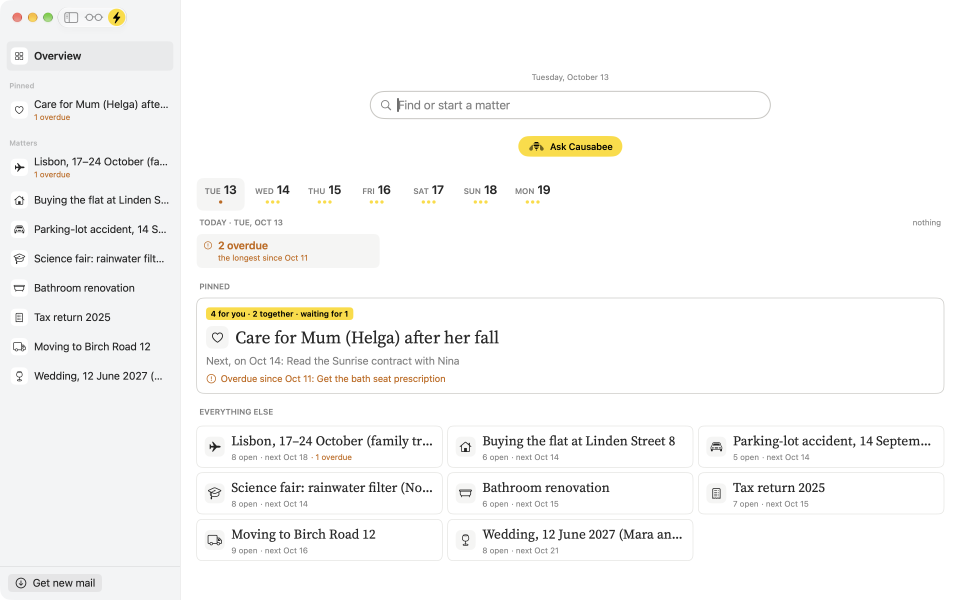
#> input picture scripts/shots/intro-1.png, 2880 x 1800 px (shown at 1/3 size); its folder holds 4 pictures in this run
$ python site-assets.py shots/intro-1.png
#> lines starting #> are read from the running program, lines starting #| are printed output that depends on the picture
#!/usr/bin/env python3
"""Makes the website's images, icon and font from the app's own resources.

    python3 scripts/site-assets.py

Reads the intro screenshots at their full Retina size (scripts/shots, from scripts/intro-shots.sh)
and App/Resources (the icon's layers, Source Serif 4), and writes site/assets. Run it again when the
intro screenshots change. The picture a shared link shows,
site/assets/og.png, is made in Figma and left alone here. Needs Pillow, fontTools with
brotli, and rsvg-convert (brew install librsvg).
"""
import pathlib
import shutil
import subprocess

from PIL import Image

try:
    from fontTools import subset
except ImportError:  # only the font needs it; `--pictures` does without
    subset = None

ROOT = pathlib.Path(__file__).resolve().parent.parent
SHOTS = ROOT / "scripts/shots"
OUT = ROOT / "site/assets"
IMG = OUT / "img"

# The screenshots are 2880 × 1800: a 1440-point window at 2x, every pixel kept, so the website's
# pictures are as sharp as the app on a Retina screen. Each crop is (left, top, right, bottom); the
# animations in site/index.html measure the same parts in the older 1800-wide pixels (× 1.6 here).
# Since Beta 57 the parts are pills, a little taller than the tabs were: 4 lower again, and the
# care page's 16.
# Since Beta 53 the matter's name stands 36 points lower at rest, and with it the page: the crops
# of a page at its top are 36 lower than they were.
# The matter's column is the window's second, from 542 to 1986 of 2880; the assistant's the third.
CROPS = {
    "matter-phone": ("intro-2", (568, 0, 1960, 1547)),
    "tasks": ("intro-3", (544, 500, 1984, 1340)),
    "calendar": ("intro-3", (552, 1256, 1560, 1840)),
    "files": ("intro-4", (544, 140, 1984, 820)),
    "sources": ("intro-5", (544, 1120, 1984, 1816)),
    # From under the day and the ×, which a crop cut through, to under the answer's own line of tools.
    "assistant": ("intro-5", (1990, 100, 2878, 1070)),
}
FULL = {"overview": "intro-1", "matter": "intro-2", "care": "intro-5"}
# A crop that starts right under the matter's pinned bar still catches its lower edge — a grey strip
# with the tabs' bottoms. Those rows are painted in the page's own colour, taken from just below them;
# the crop itself stays, because the animation over the picture is measured from its top.
CLEAR_TOP = {"files": 56}

# The icon as Icon Composer draws it: the bee's stripes and wings over the yellow, the wings
# half see-through. The layers are App/Resources/BeeStripesWings.icon/Assets, moved up 30 points.
BARS = [(1525, 0, 1151), (1241, 436, 1719), (1241, 872, 1719), (1436, 1308, 1329), (1729.5, 1744, 742), (1925.5, 2180, 350)]
WINGS = [
    "M840.879 830.165C919.099 742.266 1064.5 797.594 1064.5 915.257V1953.13C1064.83 1960.84 1065 1968.59 1065 1976.37C1065 1984.16 1064.83 1991.9 1064.5 1999.61V2052.87L1059.83 2050.87C1023.6 2309.69 801.309 2508.87 532.5 2508.87C238.408 2508.87 0 2270.46 0 1976.37C0 1829.33 59.598 1696.21 155.956 1599.85L840.879 830.165Z",
    "M3360.12 830.165C3281.9 742.267 3136.5 797.594 3136.5 915.257V1953.13C3136.17 1960.84 3136 1968.59 3136 1976.37C3136 1984.16 3136.17 1991.9 3136.5 1999.61V2052.87L3141.17 2050.87C3177.4 2309.69 3399.69 2508.87 3668.5 2508.87C3962.59 2508.87 4201 2270.46 4201 1976.37C4201 1829.33 4141.4 1696.21 4045.04 1599.85L3360.12 830.165Z",
]


def webp(image, name):
    image.save(IMG / f"{name}.webp", "WEBP", quality=88, method=6)


def screenshots():
    IMG.mkdir(parents=True, exist_ok=True)
    for name, source in FULL.items():
        image = Image.open(SHOTS / f"{source}.png").convert("RGB")
        webp(image, f"{name}-2880")
        webp(image.resize((1440, 900), Image.LANCZOS), f"{name}-1440")
#> call 2 of webp, with name = 'overview-1440'
#> in webp (call 2), `image.save(IMG / f"{name}.webp", "WEBP", quality=88, method=6)`:
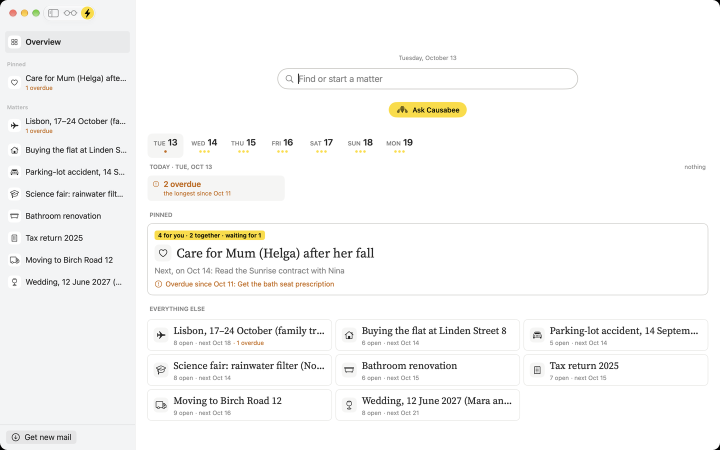
#> saved as overview-1440.webp: PIL image 1440x900 RGB (shown at 1/2 size); mean R, G, B 247.7, 247.5, 246.5
#> pass 2 of the loop in screenshots, `for name, source in FULL.items():`:
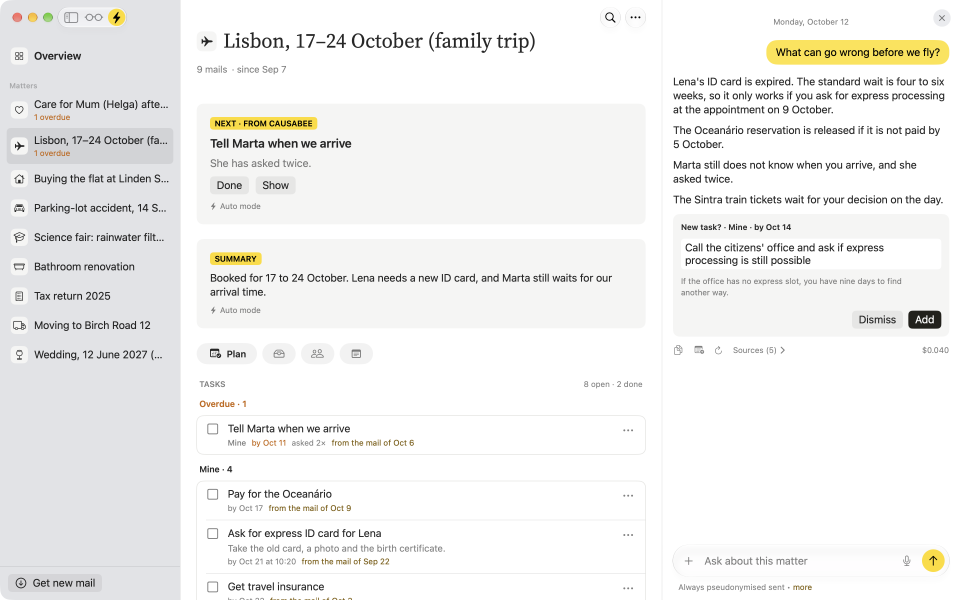
#> input picture scripts/shots/intro-2.png, 2880 x 1800 px (shown at 1/3 size)
#> in webp (call 4), `image.save(IMG / f"{name}.webp", "WEBP", quality=88, method=6)`:
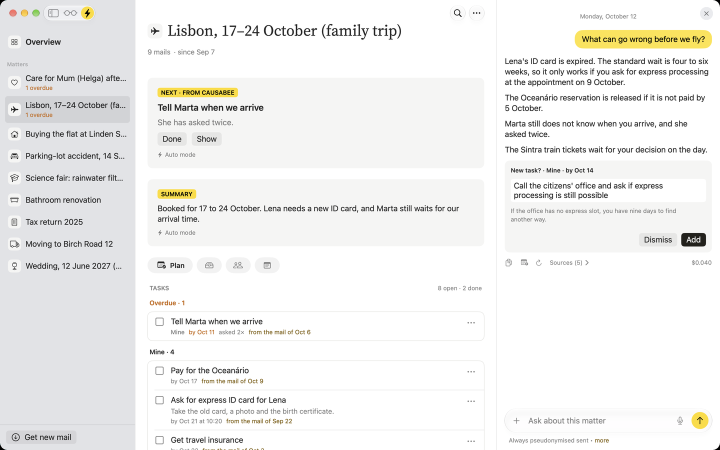
#> saved as matter-1440.webp: PIL image 1440x900 RGB (shown at 1/2 size); mean R, G, B 241, 240.8, 239.5
    for name, (source, box) in CROPS.items():
        shot = Image.open(SHOTS / f"{source}.png").convert("RGB")
        image = shot.crop(box)
        # A crop that runs past the picture's lower edge is the page's white there, not black.
        if box[3] > shot.height:
            over = box[3] - shot.height
            image.paste((255, 255, 255), (0, image.height - over, image.width, image.height))
        if rows := CLEAR_TOP.get(name):
            # The page's own white, said outright. Taken from the picture a few rows further down,
            # it was the bar's grey line whenever the bar had grown — a grey strip across the tile.
            image.paste((255, 255, 255), (0, 0, image.width, rows))
        webp(image, name)


def icon():
    bars = "".join(f'<rect x="{x}" y="{y}" width="{w}" height="264" rx="112"/>' for x, y, w in BARS)
    wings = "".join(f'<path d="{d}" fill-opacity="0.5"/>' for d in WINGS)
    svg = (
        '<svg xmlns="http://www.w3.org/2000/svg" viewBox="0 0 1024 1024">'
        '<defs><linearGradient id="honey" x1="0" y1="0" x2="0" y2="1">'
        '<stop offset="0" stop-color="#FFE14D"/><stop offset="1" stop-color="#FFC700"/></linearGradient></defs>'
        '<rect width="1024" height="1024" rx="230" fill="url(#honey)"/>'
        f'<g transform="translate(112 243.1) scale(0.190431)" fill="#000">{bars}{wings}</g></svg>\n'
    )
    (OUT / "icon.svg").write_text(svg)
    for size, name in [(180, "apple-touch-icon.png"), (32, "favicon-32.png")]:
        subprocess.run(["rsvg-convert", "-w", str(size), "-h", str(size), str(OUT / "icon.svg"), "-o", str(OUT / name)], check=True)


def font():
    fonts = OUT / "fonts"
    fonts.mkdir(parents=True, exist_ok=True)
    # Latin with the punctuation the pages use; both axes kept, so one file serves 400 and 600.
    subset.main([
        str(ROOT / "App/Resources/Fonts/SourceSerif4.ttf"),
        "--unicodes=U+0000-00FF,U+0131,U+0152-0153,U+02C6,U+02DA,U+02DC,U+2000-206F,U+20AC,U+2122,U+2190-2193,U+2212",
        "--layout-features=*",
        "--flavor=woff2",
        f"--output-file={fonts / 'SourceSerif4.woff2'}",
    ])
    shutil.copy(ROOT / "App/Resources/Fonts/SourceSerif4-LICENSE.md", fonts / "SourceSerif4-LICENSE.md")


if __name__ == "__main__":
    import sys
#> (the run stopped early here; a loop or call above may not have finished)
